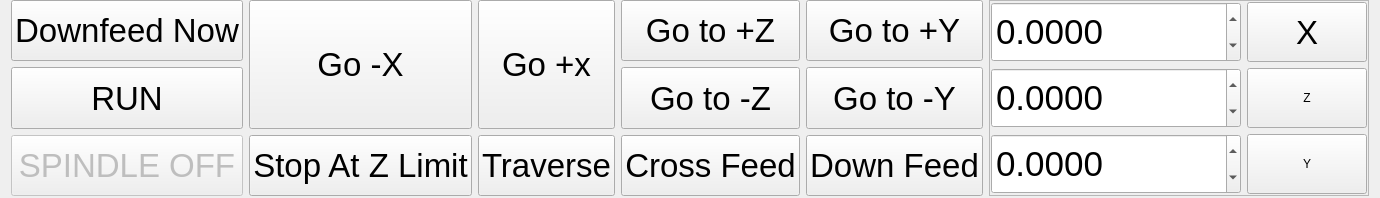
     <widget class="QFrame" name="bottom_buttons">
      <property name="sizePolicy">
       <sizepolicy hsizetype="Preferred" vsizetype="Fixed">
        <horstretch>0</horstretch>
        <verstretch>0</verstretch>
       </sizepolicy>
      </property>
      <layout class="QGridLayout" name="gridLayout_2">
       <property name="topMargin">
        <number>0</number>
       </property>
       <property name="bottomMargin">
        <number>2</number>
       </property>
       <item row="2" column="0">
        <widget class="QPushButton" name="pushButton">
         <property name="enabled">
          <bool>false</bool>
         </property>
         <property name="sizePolicy">
          <sizepolicy hsizetype="Minimum" vsizetype="Minimum">
           <horstretch>0</horstretch>
           <verstretch>0</verstretch>
          </sizepolicy>
         </property>
         <property name="minimumSize">
          <size>
           <width>0</width>
           <height>60</height>
          </size>
         </property>
         <property name="maximumSize">
          <size>
           <width>16777215</width>
           <height>100</height>
          </size>
         </property>
         <property name="font">
          <font>
           <pointsize>25</pointsize>
          </font>
         </property>
         <property name="text">
          <string>SPINDLE OFF</string>
         </property>
        </widget>
       </item>
       <item row="2" column="1">
        <widget class="QPushButton" name="stop_at_z_limit_pb">
         <property name="sizePolicy">
          <sizepolicy hsizetype="Minimum" vsizetype="Minimum">
           <horstretch>0</horstretch>
           <verstretch>0</verstretch>
          </sizepolicy>
         </property>
         <property name="minimumSize">
          <size>
           <width>0</width>
           <height>60</height>
          </size>
         </property>
         <property name="maximumSize">
          <size>
           <width>16777215</width>
           <height>16777215</height>
          </size>
         </property>
         <property name="font">
          <font>
           <pointsize>25</pointsize>
          </font>
         </property>
         <property name="text">
          <string>Stop At Z Limit</string>
         </property>
         <property name="checkable">
          <bool>true</bool>
         </property>
         <property name="function" stdset="0">
                <string>hal_pin</string>
               </property>
               <property name="pin_name" stdset="0">
                <string>stop_at_z_limit</string>
               </property>
               <property name="hal_type" stdset="0">
                <string>HAL_BIT</string>
               </property>
               <property name="hal_dir" stdset="0">
                <string>HAL_OUT</string>
                </property>
        </widget>
       </item>
       <item row="1" column="0">
        <widget class="QPushButton" name="run_stop_pb">
         <property name="sizePolicy">
          <sizepolicy hsizetype="Minimum" vsizetype="Minimum">
           <horstretch>0</horstretch>
           <verstretch>0</verstretch>
          </sizepolicy>
         </property>
         <property name="maximumSize">
          <size>
           <width>16777215</width>
           <height>16777215</height>
          </size>
         </property>
         <property name="font">
          <font>
           <pointsize>25</pointsize>
          </font>
         </property>
         <property name="text">
          <string>RUN</string>
         </property>
         <property name="checkable">
          <bool>true</bool>
         </property>
         <property name="function" stdset="0">
            <string>hal_pin</string>
            </property>
            <property name="pin_name" stdset="0">
            <string>is_running</string>
            </property>
            <property name="hal_type" stdset="0">
            <string>HAL_BIT</string>
            </property>
            <property name="hal_dir" stdset="0">
            <string>HAL_OUT</string>
            </property>
        </widget>
       </item>
       <item row="0" column="0">
        <widget class="QPushButton" name="downfeed_now_pb">
         <property name="sizePolicy">
          <sizepolicy hsizetype="Minimum" vsizetype="Minimum">
           <horstretch>0</horstretch>
           <verstretch>0</verstretch>
          </sizepolicy>
         </property>
         <property name="maximumSize">
          <size>
           <width>16777215</width>
           <height>16777215</height>
          </size>
         </property>
         <property name="font">
          <font>
           <pointsize>25</pointsize>
          </font>
         </property>
         <property name="text">
          <string>Downfeed Now</string>
         </property>
        </widget>
       </item>
       <item row="0" column="3">
        <widget class="QPushButton" name="go_z_max_pb">
         <property name="sizePolicy">
          <sizepolicy hsizetype="Minimum" vsizetype="Minimum">
           <horstretch>0</horstretch>
           <verstretch>0</verstretch>
          </sizepolicy>
         </property>
         <property name="minimumSize">
          <size>
           <width>0</width>
           <height>60</height>
          </size>
         </property>
         <property name="font">
          <font>
           <pointsize>25</pointsize>
          </font>
         </property>
         <property name="text">
          <string>Go to +Z</string>
         </property>
         <property name="function" stdset="0">
          <string>mdi</string>
         </property>
         <property name="command" stdset="0">
          <string>G0 Z[#&lt;_hal[grinder.z_max]&gt;]</string>
         </property>
        </widget>
       </item>
       <item row="1" column="3">
        <widget class="QPushButton" name="go_z_min_pb">
         <property name="sizePolicy">
          <sizepolicy hsizetype="Minimum" vsizetype="Minimum">
           <horstretch>0</horstretch>
           <verstretch>0</verstretch>
          </sizepolicy>
         </property>
         <property name="font">
          <font>
           <pointsize>25</pointsize>
          </font>
         </property>
         <property name="text">
          <string>Go to -Z</string>
         </property>
         <property name="function" stdset="0">
          <string>mdi</string>
         </property>
         <property name="command" stdset="0">
          <string>G0 Z[#&lt;_hal[grinder.z_min]&gt;]</string>
         </property>
        </widget>
       </item>
       <item row="0" column="4">
        <widget class="QPushButton" name="go_y_max_pb">
         <property name="sizePolicy">
          <sizepolicy hsizetype="Minimum" vsizetype="Minimum">
           <horstretch>0</horstretch>
           <verstretch>0</verstretch>
          </sizepolicy>
         </property>
         <property name="minimumSize">
          <size>
           <width>0</width>
           <height>60</height>
          </size>
         </property>
         <property name="font">
          <font>
           <pointsize>25</pointsize>
          </font>
         </property>
         <property name="text">
          <string>Go to +Y</string>
         </property>
         <property name="function" stdset="0">
          <string>mdi</string>
         </property>
         <property name="command" stdset="0">
          <string>G0 Y[#&lt;_hal[grinder.y_max]&gt;]</string>
         </property>
        </widget>
       </item>
       <item row="1" column="4">
        <widget class="QPushButton" name="go_y_min_pb">
         <property name="sizePolicy">
          <sizepolicy hsizetype="Minimum" vsizetype="Minimum">
           <horstretch>0</horstretch>
           <verstretch>0</verstretch>
          </sizepolicy>
         </property>
         <property name="minimumSize">
          <size>
           <width>0</width>
           <height>60</height>
          </size>
         </property>
         <property name="font">
          <font>
           <pointsize>25</pointsize>
          </font>
         </property>
         <property name="text">
          <string>Go to -Y</string>
         </property>
         <property name="function" stdset="0">
          <string>mdi</string>
         </property>
         <property name="command" stdset="0">
          <string>G0 Y[#&lt;_hal[grinder.y_min]&gt;]</string>
         </property>
        </widget>
       </item>
       <item row="0" column="1" rowspan="2">
        <widget class="QPushButton" name="go_x_min_pb">
         <property name="sizePolicy">
          <sizepolicy hsizetype="Minimum" vsizetype="Minimum">
           <horstretch>0</horstretch>
           <verstretch>0</verstretch>
          </sizepolicy>
         </property>
         <property name="minimumSize">
          <size>
           <width>0</width>
           <height>60</height>
          </size>
         </property>
         <property name="maximumSize">
          <size>
           <width>16777215</width>
           <height>16777215</height>
          </size>
         </property>
         <property name="font">
          <font>
           <pointsize>25</pointsize>
          </font>
         </property>
         <property name="text">
          <string>Go -X</string>
         </property>
         <property name="function" stdset="0">
          <string>mdi</string>
         </property>
         <property name="command" stdset="0">
          <string>G0 X[#&lt;_hal[grinder.x_min]&gt;]</string>
         </property>
        </widget>
       </item>
       <item row="0" column="2" rowspan="2">
        <widget class="QPushButton" name="go_x_max_pb">
         <property name="sizePolicy">
          <sizepolicy hsizetype="Minimum" vsizetype="Minimum">
           <horstretch>0</horstretch>
           <verstretch>0</verstretch>
          </sizepolicy>
         </property>
         <property name="minimumSize">
          <size>
           <width>0</width>
           <height>60</height>
          </size>
         </property>
         <property name="maximumSize">
          <size>
           <width>16777215</width>
           <height>16777215</height>
          </size>
         </property>
         <property name="font">
          <font>
           <pointsize>25</pointsize>
          </font>
         </property>
         <property name="text">
          <string>Go +x</string>
         </property>
         <property name="function" stdset="0">
          <string>mdi</string>
         </property>
         <property name="command" stdset="0">
          <string>G0 X[#&lt;_hal[grinder.x_max]&gt;]</string>
         </property>
        </widget>
       </item>
       <item row="2" column="2">
        <widget class="QPushButton" name="enable_x_pb">
         <property name="sizePolicy">
          <sizepolicy hsizetype="Minimum" vsizetype="Minimum">
           <horstretch>0</horstretch>
           <verstretch>0</verstretch>
          </sizepolicy>
         </property>
         <property name="minimumSize">
          <size>
           <width>0</width>
           <height>60</height>
          </size>
         </property>
         <property name="maximumSize">
          <size>
           <width>16777215</width>
           <height>16777215</height>
          </size>
         </property>
         <property name="font">
          <font>
           <pointsize>25</pointsize>
          </font>
         </property>
         <property name="text">
          <string>Traverse</string>
         </property>
         <property name="checkable">
          <bool>true</bool>
         </property>
         <property name="function" stdset="0">
            <string>hal_pin</string>
            </property>
            <property name="pin_name" stdset="0">
            <string>enable_x</string>
            </property>
            <property name="hal_type" stdset="0">
            <string>HAL_BIT</string>
            </property>
            <property name="hal_dir" stdset="0">
            <string>HAL_OUT</string>
            </property>
        </widget>
       </item>
       <item row="2" column="3">
        <widget class="QPushButton" name="enable_z_pb">
         <property name="sizePolicy">
          <sizepolicy hsizetype="Minimum" vsizetype="Minimum">
           <horstretch>0</horstretch>
           <verstretch>0</verstretch>
          </sizepolicy>
         </property>
         <property name="minimumSize">
          <size>
           <width>0</width>
           <height>60</height>
          </size>
         </property>
         <property name="font">
          <font>
           <pointsize>25</pointsize>
          </font>
         </property>
         <property name="text">
          <string>Cross Feed</string>
         </property>
         <property name="checkable">
          <bool>true</bool>
         </property>
         <property name="function" stdset="0">
                <string>hal_pin</string>
               </property>
               <property name="pin_name" stdset="0">
                <string>enable_z</string>
               </property>
               <property name="hal_type" stdset="0">
                <string>HAL_BIT</string>
               </property>
               <property name="hal_dir" stdset="0">
                <string>HAL_OUT</string>
                </property>
        </widget>
       </item>
       <item row="2" column="4">
        <widget class="QPushButton" name="enable_y_pb">
         <property name="sizePolicy">
          <sizepolicy hsizetype="Minimum" vsizetype="Minimum">
           <horstretch>0</horstretch>
           <verstretch>0</verstretch>
          </sizepolicy>
         </property>
         <property name="minimumSize">
          <size>
           <width>0</width>
           <height>60</height>
          </size>
         </property>
         <property name="font">
          <font>
           <pointsize>25</pointsize>
          </font>
         </property>
         <property name="text">
          <string>Down Feed</string>
         </property>
         <property name="checkable">
          <bool>true</bool>
         </property>
         <property name="function" stdset="0">
                <string>hal_pin</string>
               </property>
               <property name="pin_name" stdset="0">
                <string>enable_y</string>
               </property>
               <property name="hal_type" stdset="0">
                <string>HAL_BIT</string>
               </property>
               <property name="hal_dir" stdset="0">
                <string>HAL_OUT</string>
                </property>
        </widget>
       </item>
       <item row="0" column="6" rowspan="3">
        <widget class="QFrame" name="frame_5">
         <property name="sizePolicy">
          <sizepolicy hsizetype="Preferred" vsizetype="Minimum">
           <horstretch>0</horstretch>
           <verstretch>0</verstretch>
          </sizepolicy>
         </property>
         <property name="frameShape">
          <enum>QFrame::StyledPanel</enum>
         </property>
         <property name="frameShadow">
          <enum>QFrame::Plain</enum>
         </property>
         <layout class="QFormLayout" name="formLayout">
          <property name="leftMargin">
           <number>1</number>
          </property>
          <property name="topMargin">
           <number>1</number>
          </property>
          <property name="rightMargin">
           <number>1</number>
          </property>
          <property name="bottomMargin">
           <number>1</number>
          </property>
          <item row="0" column="0">
           <widget class="QDoubleSpinBox" name="touchoff_dsb_x">
            <property name="sizePolicy">
             <sizepolicy hsizetype="Expanding" vsizetype="Fixed">
              <horstretch>0</horstretch>
              <verstretch>0</verstretch>
             </sizepolicy>
            </property>
            <property name="minimumSize">
             <size>
              <width>0</width>
              <height>60</height>
             </size>
            </property>
            <property name="font">
             <font>
              <pointsize>26</pointsize>
             </font>
            </property>
            <property name="mouseTracking">
             <bool>true</bool>
            </property>
            <property name="decimals">
             <number>4</number>
            </property>
            <property name="minimum">
             <double>-999999.989999999990687</double>
            </property>
            <property name="maximum">
             <double>999999.989999999990687</double>
            </property>
            <property name="singleStep">
             <double>0.500000000000000</double>
            </property>
            <property name="value">
             <double>0.000000000000000</double>
            </property>
            <property name="input" stdset="0">
             <string>number</string>
            </property>
           </widget>
          </item>
          <item row="0" column="1">
           <widget class="QPushButton" name="touchoff_pb_x">
            <property name="sizePolicy">
             <sizepolicy hsizetype="Minimum" vsizetype="Minimum">
              <horstretch>0</horstretch>
              <verstretch>0</verstretch>
             </sizepolicy>
            </property>
            <property name="minimumSize">
             <size>
              <width>120</width>
              <height>60</height>
             </size>
            </property>
            <property name="font">
             <font>
              <pointsize>25</pointsize>
             </font>
            </property>
            <property name="text">
             <string>X</string>
            </property>
            <property name="source" stdset="0">
             <string>touchoff_dsb_x</string>
            </property>
           </widget>
          </item>
          <item row="1" column="0">
           <widget class="QDoubleSpinBox" name="touchoff_dsb_z">
            <property name="sizePolicy">
             <sizepolicy hsizetype="Expanding" vsizetype="Fixed">
              <horstretch>0</horstretch>
              <verstretch>0</verstretch>
             </sizepolicy>
            </property>
            <property name="minimumSize">
             <size>
              <width>0</width>
              <height>60</height>
             </size>
            </property>
            <property name="font">
             <font>
              <pointsize>26</pointsize>
             </font>
            </property>
            <property name="mouseTracking">
             <bool>true</bool>
            </property>
            <property name="decimals">
             <number>4</number>
            </property>
            <property name="minimum">
             <double>-999999.989999999990687</double>
            </property>
            <property name="maximum">
             <double>999999.989999999990687</double>
            </property>
            <property name="singleStep">
             <double>0.500000000000000</double>
            </property>
            <property name="value">
             <double>0.000000000000000</double>
            </property>
            <property name="input" stdset="0">
             <string>number</string>
            </property>
           </widget>
          </item>
          <item row="1" column="1">
           <widget class="QPushButton" name="touchoff_pb_z">
            <property name="sizePolicy">
             <sizepolicy hsizetype="Minimum" vsizetype="Minimum">
              <horstretch>0</horstretch>
              <verstretch>0</verstretch>
             </sizepolicy>
            </property>
            <property name="minimumSize">
             <size>
              <width>0</width>
              <height>60</height>
             </size>
            </property>
            <property name="text">
             <string>Z</string>
            </property>
            <property name="source" stdset="0">
             <string>touchoff_dsb_z</string>
            </property>
           </widget>
          </item>
          <item row="2" column="0">
           <widget class="QDoubleSpinBox" name="touchoff_dsb_y">
            <property name="sizePolicy">
             <sizepolicy hsizetype="Expanding" vsizetype="Fixed">
              <horstretch>0</horstretch>
              <verstretch>0</verstretch>
             </sizepolicy>
            </property>
            <property name="minimumSize">
             <size>
              <width>0</width>
              <height>60</height>
             </size>
            </property>
            <property name="font">
             <font>
              <pointsize>26</pointsize>
             </font>
            </property>
            <property name="mouseTracking">
             <bool>true</bool>
            </property>
            <property name="decimals">
             <number>4</number>
            </property>
            <property name="minimum">
             <double>-999999.989999999990687</double>
            </property>
            <property name="maximum">
             <double>999999.989999999990687</double>
            </property>
            <property name="singleStep">
             <double>0.000500000000000</double>
            </property>
            <property name="value">
             <double>0.000000000000000</double>
            </property>
            <property name="input" stdset="0">
             <string>number</string>
            </property>
           </widget>
          </item>
          <item row="2" column="1">
           <widget class="QPushButton" name="touchoff_pb_y">
            <property name="sizePolicy">
             <sizepolicy hsizetype="Minimum" vsizetype="Minimum">
              <horstretch>0</horstretch>
              <verstretch>0</verstretch>
             </sizepolicy>
            </property>
            <property name="minimumSize">
             <size>
              <width>0</width>
              <height>60</height>
             </size>
            </property>
            <property name="text">
             <string>Y</string>
            </property>
            <property name="source" stdset="0">
             <string>touchoff_dsb_y</string>
            </property>
           </widget>
          </item>
         </layout>
        </widget>
       </item>
      </layout>
     </widget>
